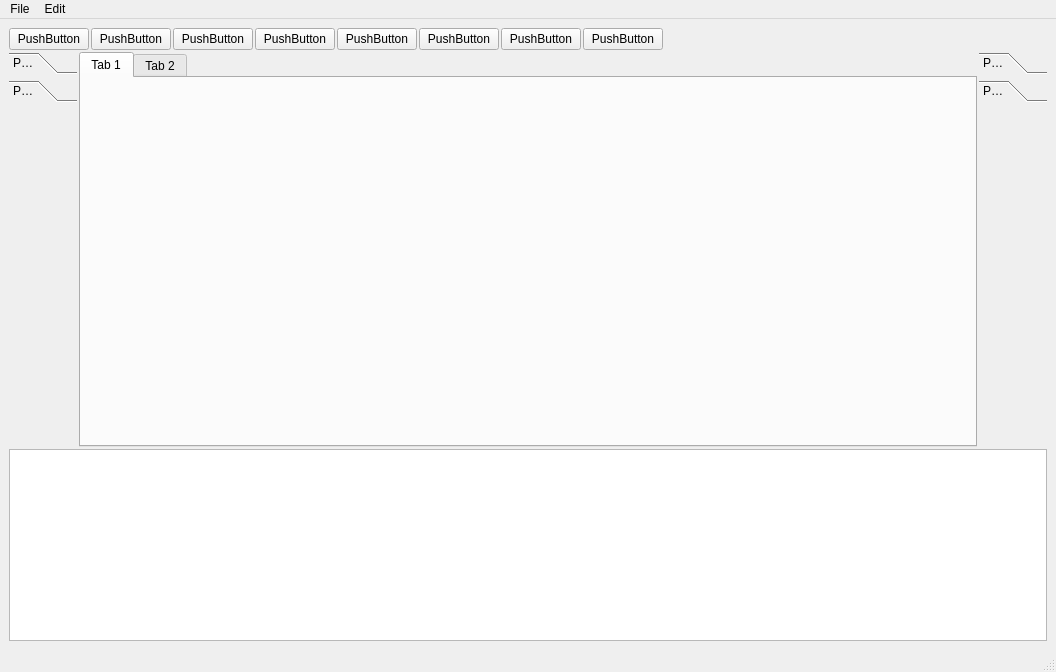
<?xml version="1.0" encoding="UTF-8"?>
<ui version="4.0">
 <class>MainWindow</class>
 <widget class="QMainWindow" name="MainWindow">
  <property name="geometry">
   <rect>
    <x>0</x>
    <y>0</y>
    <width>1056</width>
    <height>672</height>
   </rect>
  </property>
  <property name="windowTitle">
   <string>MainWindow</string>
  </property>
  <widget class="QWidget" name="centralwidget">
   <property name="sizePolicy">
    <sizepolicy hsizetype="Expanding" vsizetype="Expanding">
     <horstretch>0</horstretch>
     <verstretch>0</verstretch>
    </sizepolicy>
   </property>
   <property name="contextMenuPolicy">
    <enum>Qt::DefaultContextMenu</enum>
   </property>
   <property name="layoutDirection">
    <enum>Qt::LeftToRight</enum>
   </property>
   <layout class="QVBoxLayout" name="verticalLayout_2">
    <item>
     <layout class="QVBoxLayout" name="verticalLayout">
      <property name="spacing">
       <number>2</number>
      </property>
      <property name="sizeConstraint">
       <enum>QLayout::SetMaximumSize</enum>
      </property>
      <item>
       <layout class="QHBoxLayout" name="horizontalLayout_top">
        <property name="sizeConstraint">
         <enum>QLayout::SetMinimumSize</enum>
        </property>
        <item>
         <widget class="QPushButton" name="pushButton_18">
          <property name="text">
           <string>PushButton</string>
          </property>
         </widget>
        </item>
        <item>
         <widget class="QPushButton" name="pushButton_17">
          <property name="text">
           <string>PushButton</string>
          </property>
         </widget>
        </item>
        <item>
         <widget class="QPushButton" name="pushButton_4">
          <property name="text">
           <string>PushButton</string>
          </property>
         </widget>
        </item>
        <item>
         <widget class="QPushButton" name="pushButton_3">
          <property name="text">
           <string>PushButton</string>
          </property>
         </widget>
        </item>
        <item>
         <widget class="QPushButton" name="pushButton_2">
          <property name="text">
           <string>PushButton</string>
          </property>
         </widget>
        </item>
        <item>
         <widget class="QPushButton" name="pushButton">
          <property name="text">
           <string>PushButton</string>
          </property>
         </widget>
        </item>
        <item>
         <widget class="QPushButton" name="pushButton_5">
          <property name="text">
           <string>PushButton</string>
          </property>
         </widget>
        </item>
        <item>
         <widget class="QPushButton" name="pushButton_6">
          <property name="text">
           <string>PushButton</string>
          </property>
         </widget>
        </item>
        <item>
         <spacer name="horizontalSpacer">
          <property name="orientation">
           <enum>Qt::Horizontal</enum>
          </property>
          <property name="sizeHint" stdset="0">
           <size>
            <width>40</width>
            <height>20</height>
           </size>
          </property>
         </spacer>
        </item>
       </layout>
      </item>
      <item>
       <layout class="QHBoxLayout" name="horizontalLayout_body">
        <item>
         <widget class="QToolBox" name="toolBox">
          <property name="sizePolicy">
           <sizepolicy hsizetype="Fixed" vsizetype="Preferred">
            <horstretch>0</horstretch>
            <verstretch>0</verstretch>
           </sizepolicy>
          </property>
          <property name="currentIndex">
           <number>1</number>
          </property>
          <widget class="QWidget" name="page">
           <property name="geometry">
            <rect>
             <x>0</x>
             <y>0</y>
             <width>83</width>
             <height>312</height>
            </rect>
           </property>
           <attribute name="label">
            <string>Page 1</string>
           </attribute>
          </widget>
          <widget class="QWidget" name="page_2">
           <property name="geometry">
            <rect>
             <x>0</x>
             <y>0</y>
             <width>83</width>
             <height>312</height>
            </rect>
           </property>
           <attribute name="label">
            <string>Page 2</string>
           </attribute>
          </widget>
         </widget>
        </item>
        <item>
         <widget class="QTabWidget" name="tabWidget">
          <property name="currentIndex">
           <number>0</number>
          </property>
          <widget class="QWidget" name="tab">
           <attribute name="title">
            <string>Tab 1</string>
           </attribute>
          </widget>
          <widget class="QWidget" name="tab_2">
           <attribute name="title">
            <string>Tab 2</string>
           </attribute>
          </widget>
         </widget>
        </item>
        <item>
         <widget class="QToolBox" name="toolBox_2">
          <property name="sizePolicy">
           <sizepolicy hsizetype="Fixed" vsizetype="Preferred">
            <horstretch>0</horstretch>
            <verstretch>0</verstretch>
           </sizepolicy>
          </property>
          <property name="currentIndex">
           <number>1</number>
          </property>
          <widget class="QWidget" name="page_5">
           <property name="geometry">
            <rect>
             <x>0</x>
             <y>0</y>
             <width>83</width>
             <height>312</height>
            </rect>
           </property>
           <attribute name="label">
            <string>Page 1</string>
           </attribute>
          </widget>
          <widget class="QWidget" name="page_6">
           <property name="geometry">
            <rect>
             <x>0</x>
             <y>0</y>
             <width>83</width>
             <height>312</height>
            </rect>
           </property>
           <attribute name="label">
            <string>Page 2</string>
           </attribute>
          </widget>
         </widget>
        </item>
       </layout>
      </item>
      <item>
       <layout class="QHBoxLayout" name="horizontalLayout_bottom">
        <property name="sizeConstraint">
         <enum>QLayout::SetDefaultConstraint</enum>
        </property>
        <item>
         <widget class="QTextEdit" name="textEdit">
          <property name="sizePolicy">
           <sizepolicy hsizetype="Minimum" vsizetype="Minimum">
            <horstretch>0</horstretch>
            <verstretch>0</verstretch>
           </sizepolicy>
          </property>
         </widget>
        </item>
       </layout>
      </item>
     </layout>
    </item>
   </layout>
  </widget>
  <widget class="QMenuBar" name="menubar">
   <property name="geometry">
    <rect>
     <x>0</x>
     <y>0</y>
     <width>1056</width>
     <height>25</height>
    </rect>
   </property>
   <widget class="QMenu" name="menuFile">
    <property name="title">
     <string>File</string>
    </property>
    <addaction name="actionNew"/>
   </widget>
   <widget class="QMenu" name="menuEdit">
    <property name="title">
     <string>Edit</string>
    </property>
   </widget>
   <addaction name="menuFile"/>
   <addaction name="menuEdit"/>
  </widget>
  <widget class="QStatusBar" name="statusbar"/>
  <action name="actionNew">
   <property name="text">
    <string>New</string>
   </property>
  </action>
 </widget>
 <resources/>
 <connections/>
</ui>
